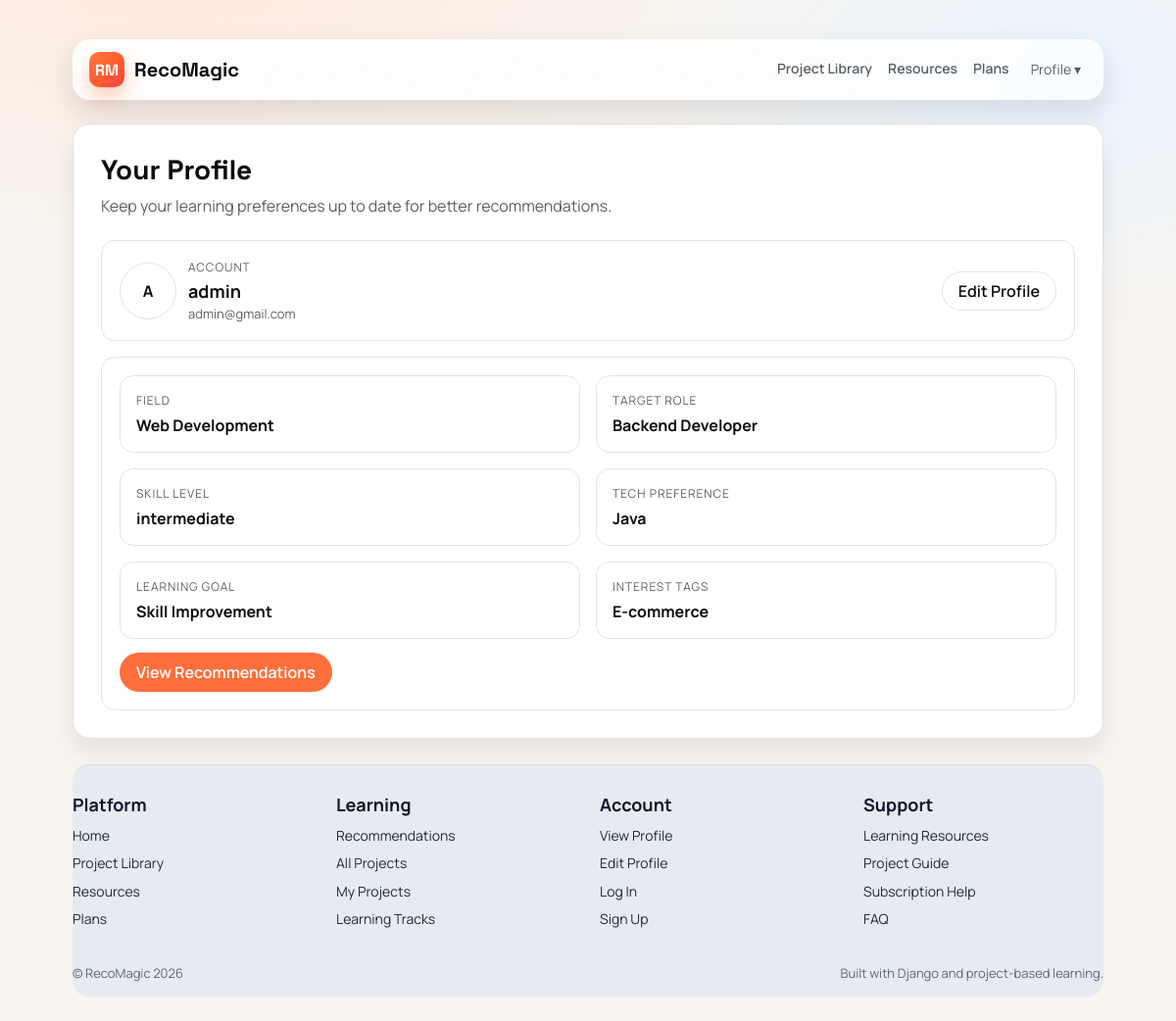
/profile/ (signed in), run on an earlier commit of the app's database.
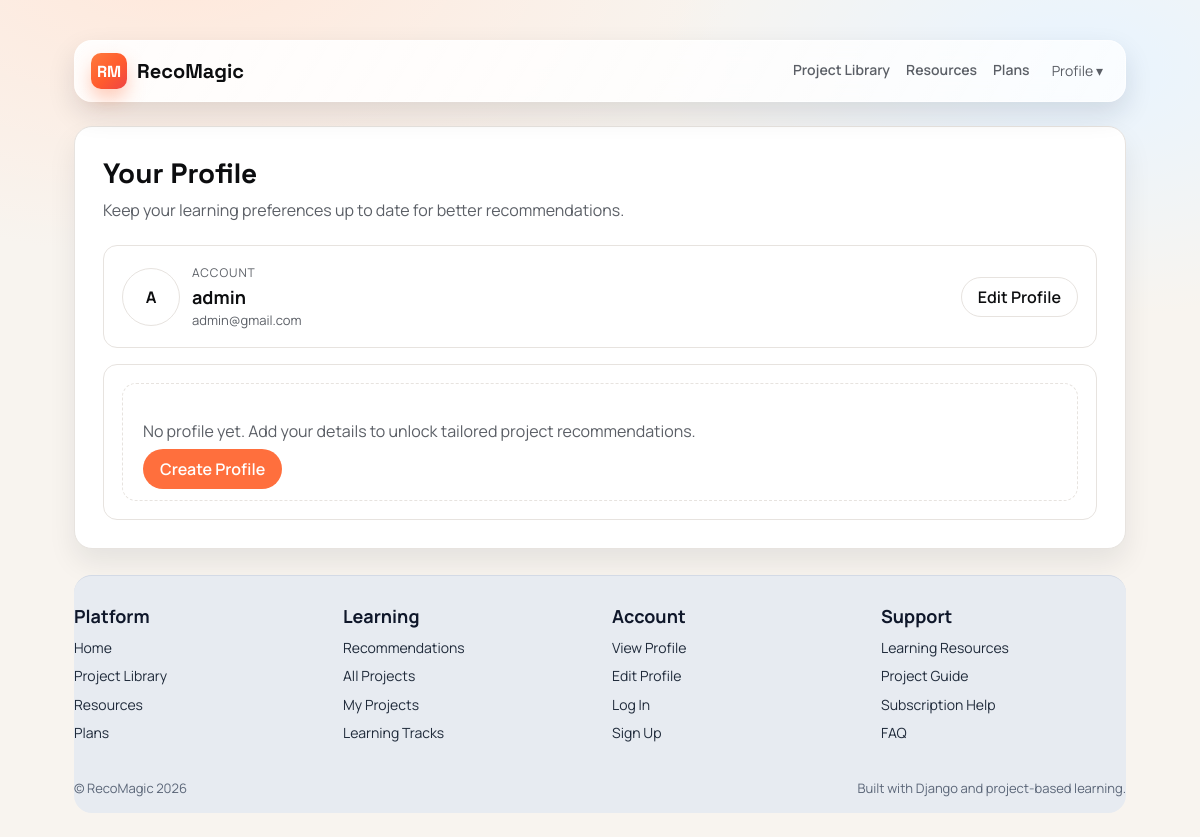
And on a later commit of the database.
### users/models.py (models this page shows, shortened)
class UserProfile(models.Model):
    objects = None
    SKILL_LEVEL_CHOICES = [
        ("beginner", "Beginner"),
        ("intermediate", "Intermediate"),
        ("advanced", "Advanced"),
    ]
    user = models.OneToOneField(settings.AUTH_USER_MODEL, on_delete=models.CASCADE)
    field = models.CharField(max_length=100)
    target_role = models.CharField(max_length=100)
    skill_level = models.CharField(max_length=20, choices=SKILL_LEVEL_CHOICES)
    tech_preference = models.CharField(max_length=100)
    learning_goal = models.CharField(max_length=100)
    interest_tags = models.CharField(max_length=200, help_text="Comma separated tags")
    profile_picture = models.FileField(upload_to="profile_pictures/", blank=True, null=True)

### users/views.py (the view)
# urls.py: path("profile/", views.profile_view, name="profile_view"),
@login_required
def profile_view(request):
    profile = UserProfile.objects.filter(user=request.user).first()
    premium_request = _get_latest_premium_request(request.user)
    premium_review_notice = _mark_review_notice(request.user)
    saved = request.GET.get("saved") == "1"
    return render(
        request,
        "users/profile_view.html",
        {
            "profile": profile,
            "premium_request": premium_request,
            "premium_review_notice": premium_review_notice,
            "saved": saved,
        },
    )

### users/views.py (called while the page is built)
def _get_latest_premium_request(user):
    try:
        return PremiumRequest.objects.filter(user=user).order_by("-requested_at", "-id").first()
    except OperationalError:
        return None

def _get_latest_reviewed_premium_request(user):
    try:
        return (
            PremiumRequest.objects.filter(user=user, status__in=["approved", "rejected"])
            .order_by("-reviewed_at", "-requested_at", "-id")
            .first()
        )
    except OperationalError:
        return None

def _mark_review_notice(user):
    reviewed_request = _get_latest_reviewed_premium_request(user)
    if not reviewed_request or not reviewed_request.reviewed_at:
        return None
    if reviewed_request.user_notified_at and reviewed_request.user_notified_at >= reviewed_request.reviewed_at:
        return None
    reviewed_request.user_notified_at = timezone.now()
    reviewed_request.save(update_fields=["user_notified_at"])
    return reviewed_request

### users/templates/users/profile_view.html (shortened to what this page needs)
{% extends "users/base.html" %}
{% block content %}
<h1 class="page-title">Your Profile</h1>
<p class="page-sub">Keep your learning preferences up to date for better recommendations.</p>
<div class="profile-view-stack">
    <section class="profile-view-card">
        <div class="profile-view-user">
            <div class="profile-view-user-main">
                {% if profile and profile.profile_picture %}
                    <img class="profile-view-avatar" src="{{ profile.profile_picture.url }}" alt="Profile picture" />
                {% else %}
                    <div class="profile-view-fallback">{{ user.username|slice:':1'|upper }}</div>
                {% endif %}
                <div>
                    <span>Account</span>
                    <strong>{{ user.username }}</strong>
                    <div class="helper-text">{{ user.email }}</div>
                </div>
            </div>
            <a class="btn" href="{% url 'profile_edit' %}">Edit Profile</a>
        </div>
    </section>
    <section class="profile-view-card">
        {% if profile %}
            <div class="profile-grid">
                <div class="info-card">
                    <span>Field</span>
                    <strong>{{ profile.field }}</strong>
                </div>
                <div class="info-card">
                    <span>Target Role</span>
                    <strong>{{ profile.target_role }}</strong>
                </div>
                <div class="info-card">
                    <span>Skill Level</span>
                    <strong>{{ profile.skill_level }}</strong>
                </div>
                <div class="info-card">
                    <span>Tech Preference</span>
                    <strong>{{ profile.tech_preference }}</strong>
                </div>
                <div class="info-card">
                    <span>Learning Goal</span>
                    <strong>{{ profile.learning_goal }}</strong>
                </div>
                <div class="info-card">
                    <span>Interest Tags</span>
                    <strong>{{ profile.interest_tags }}</strong>
                </div>
            </div>
            <div class="form-actions" style="margin-top: 14px;">
                <a class="btn btn-primary" href="{% url 'recommendations' %}">View Recommendations</a>
            </div>
        {% else %}
            <div class="empty-state">
                <p>No profile yet. Add your details to unlock tailored project recommendations.</p>
                <a class="btn btn-primary" href="{% url 'profile_edit' %}">Create Profile</a>
            </div>
        {% endif %}
    </section>
</div>
{% endblock %}

What changed in the data, as far as the page shows it:
removed UserProfile: field "Web Development", target_role "Backend Developer", skill_level "intermediate", tech_preference "Java", learning_goal "Skill Improvement", interest_tags "E-commerce"
Also different on the page:
text no longer shown: "FIELD TARGET ROLE SKILL LEVEL TECH PREFERENCE LEARNING GOAL INTEREST TAGS View Recommendations"
text now shown: "No profile yet. Add your details to unlock tailored project recommendations. Create Profile"
